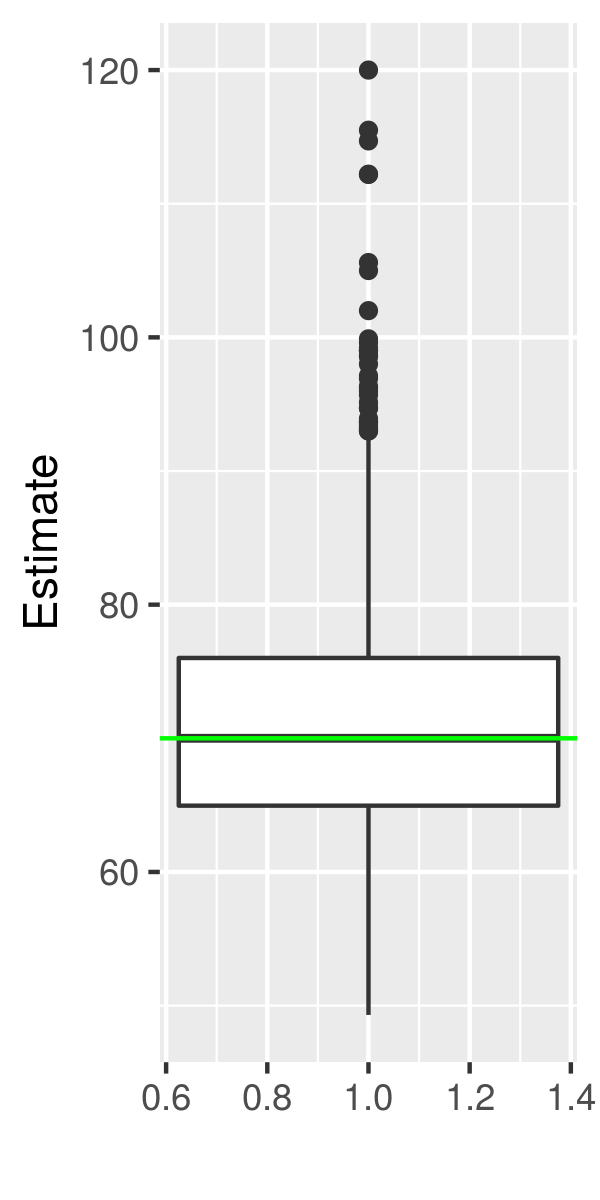

The script that saved this image:
library(ggplot2)

setwd('~/Documents/School/SP19/Stats/MarkRecapture/sim')

rm(list=ls())
num_iters = 1000
d = data.frame(data=matrix(nrow = 2 * num_iters, ncol = 3))
colnames(d) = c('round', 'trt', 'guess')

for(i  in 1:num_iters){
  n = 60
  max_val = 3
  A = floor(runif(n, min = 1, max = max_val + 1))
  B = floor(runif(n, min = 1, max = max_val + 1))
  M = matrix(nrow = n, ncol = 2, data = c(A,B), byrow = F)
  
  first_check = 1
  second_check = 1
  
  first = nrow(M[M[,1] == first_check,])
  second = nrow(M[M[,2] == second_check,])
  both = nrow(M[M[,1] == first_check & M[,2] == second_check,])
  
  d[i * 2 - 1, 1] = floor((i+1) / 2)
  d[i * 2 - 1, 2] = 1
  d[i * 2 - 1, 3] = first * second / both
  d[i * 2, 1] = floor((i+1) / 2)
  d[i * 2, 2] = 2
  d[i * 2, 3] = (((second + 1) * (first + 1)) / (both + 1)) - 1
}

ggplot(d[d$trt==1,], aes(x=trt, y = guess, group=trt)) + 
  geom_boxplot() + 
  geom_hline(yintercept = n, color='green') + 
  ylab('Estimate') + xlab('')
ggsave(filename = 'ForClass.png', width = 2, height = 4, units = 'in')
